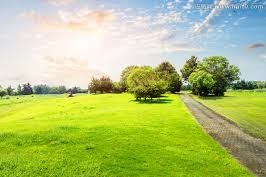
%> input picture DigitalPicture/week5/A.jpg, 266 x 177 px
$ octave week5_histeq.m   (GNU Octave 9; MATLAB toolbox functions it lacks are replaced by stand-ins)
%> lines starting %> are read from the running program, lines starting %| are printed output that depends on the picture
### DigitalPicture/week5/histeq_orig.m
function [num,pic_out]=histeq_orig(pic_in)
[h,w]=size(pic_in);
num=zeros(1,256);

for i=1:h  % 求pdf(个数)
   for j=1:w
       num(pic_in(i,j)+1)= num(pic_in(i,j)+1)+1;
    end
end

cdf=zeros(1,256);  % 求CDF并归一化
cdf(1)=num(1);
for i=2:256
    cdf(i)=cdf(i-1)+num(i);
end
cdf=floor(255*cdf/(h*w));  % 映射到[0,255]区间

pic_out=pic_in;
for i=1:h
   for j=1:w
       pic_out(i,j)= cdf(pic_in(i,j)+1);
    end
end

### DigitalPicture/week5/histeq_rgb.m
function [num,pic_out]=histeq_rgb(pic_in,n)
[h,w]=size(pic_in);
num=zeros(1,256);
pic_exp=pic_in(:,:,1);

for i=1:h  % 求pdf(个数)
   for j=1:w/3
       pic_exp(i,j)= pic_in(i,j,n);
       num(pic_exp(i,j)+1)= num(pic_exp(i,j)+1)+1;
    end
end

cdf=zeros(1,256);  % 求CDF并归一化
cdf(1)=num(1);
for i=2:256
    cdf(i)=cdf(i-1)+num(i);
end
cdf=floor(255*cdf/(h*w/3));  % 映射到[0,255]区间

pic_out=pic_in;
for i=1:h
   for j=1:w
       pic_out(i,j)= cdf(pic_in(i,j)+1);
    end
end

### DigitalPicture/week5/histeq_mode.m
function [num,pic_out]=histeq_mode(pic_in,n)
[h,w,~]=size(pic_in);
num=zeros(1,256);
pic_mode=pic_in(:,:,1);

for i=1:h  % 求pdf(个数)
   for j=1:w
       exp=zeros(3,1,'uint8');
       exp(1,1)=pic_in(i,j,1);
       exp(2,1)=pic_in(i,j,2);
       exp(3,1)=pic_in(i,j,3);
       if n==2
           pic_mode(i,j)= median(exp);
       elseif n==1
           pic_mode(i,j)= min(exp);
       elseif n==3
           pic_mode(i,j)= max(exp);
       end
       num(pic_mode(i,j)+1)= num(pic_mode(i,j)+1)+1;
    end
end

cdf=zeros(1,256);  % 求CDF并归一化
cdf(1)=num(1);
for i=2:256
    cdf(i)=cdf(i-1)+num(i);
end
cdf=floor(255*cdf/(h*w));  % 映射到[0,255]区间

pic_out=pic_in;
for i=1:h
   for j=1:3*w
       pic_out(i,j)= cdf(pic_in(i,j)+1);
    end
end

### DigitalPicture/week5/week5_histeq.m
clear; close all; clc;
pica=imread('A.jpg');
%> pica is the input picture: size 177x266x3 uint8; mean R, G, B 176.3, 193.3, 119.3
picb=imread('B.jpg');
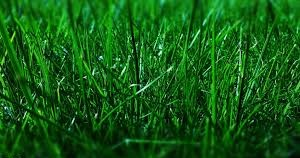
%> input picture DigitalPicture/week5/B.jpg, 300 x 158 px
%> picb is the input picture: size 158x300x3 uint8; mean R, G, B 20.7, 90.9, 21.6
pic=picb;

%% 关于直方图均衡化中RGB以及各种方法的尝试
% [h,w,~]=size(pic);
H=3;W=3;
pic_hist=histeq(pic);
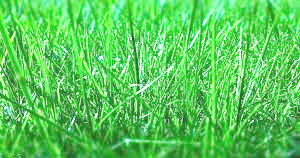
%> pic_hist: size 158x300x3 uint8; mean R, G, B 91.5, 202.6, 92.8
[~,pic_hist_hand]=histeq_orig(pic);
%> after the loop in histeq_orig, `for i=1:h`: num = 256 values, max 20511 at index 1, min 0 at index 254, mean 555.5
%> after the loop in histeq_orig, `for i=2:256`: cdf = 256 values from 20511 to 142200
%> in histeq_orig, `cdf=floor(255*cdf/(h*w));`: cdf = 256 values from 36 to 255
[~,pic_hist_r]=histeq_rgb(pic,1);
%> after the loop in histeq_rgb, `for i=1:h`: num = 256 values, max 10091 at index 1, min 0 at index 169, mean 185.2
%> after the loop in histeq_rgb, `for i=2:256`: cdf = 256 values from 10091 to 47400
%> in histeq_rgb, `cdf=floor(255*cdf/(h*w/3));`: cdf = 256 values from 54 to 255
[~,pic_hist_g]=histeq_rgb(pic,2);
%> call 2 of histeq_rgb, with n = 2
%> after the loop in histeq_rgb (call 2), `for i=1:h`:
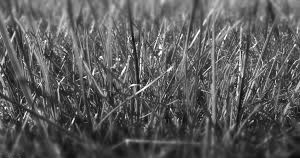
%> pic_exp: size 158x300 uint8; min 9, max 255, mean 90.9
%> after the loop in histeq_rgb (call 2), `for i=1:h`: num = 256 values, max 515 at index 55, min 0 at index 1, mean 185.2
%> after the loop in histeq_rgb (call 2), `for i=2:256`: cdf = 256 values from 0 to 47400
%> in histeq_rgb (call 2), `cdf=floor(255*cdf/(h*w/3));`: cdf = 256 values from 0 to 255
%> after the loop in histeq_rgb (call 2), `for i=1:h`:
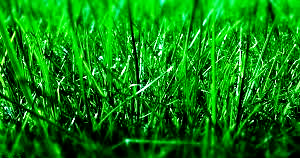
%> pic_out: size 158x300x3 uint8; mean R, G, B 14, 127.9, 15.3
[~,pic_hist_b]=histeq_rgb(pic,3);
%> call 3 of histeq_rgb, with n = 3
%> after the loop in histeq_rgb (call 3), `for i=1:h`:
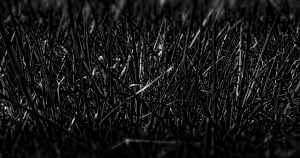
%> pic_exp: size 158x300 uint8; min 0, max 233, mean 21.6
%> after the loop in histeq_rgb (call 3), `for i=1:h`: num = 256 values, max 10420 at index 1, min 0 at index 183, mean 185.2
%> after the loop in histeq_rgb (call 3), `for i=2:256`: cdf = 256 values from 10420 to 47400
%> in histeq_rgb (call 3), `cdf=floor(255*cdf/(h*w/3));`: cdf = 256 values from 56 to 255
[~,pic_hist_medi]=histeq_mode(pic,2);
%> after the loop in histeq_mode, `for i=1:h`: exp = [2; 12; 1]; num = 256 values, max 8369 at index 1, min 0 at index 183, mean 185.2
%> after the loop in histeq_mode, `for i=2:256`: cdf = 256 values from 8369 to 47400
%> in histeq_mode, `cdf=floor(255*cdf/(h*w));`: cdf = 256 values from 45 to 255
[~,pic_hist_min]=histeq_mode(pic,1);
[~,pic_hist_max]=histeq_mode(pic,3);
pic_hist_rgb=pic;
pic_hist_rgb(:,:,1)=histeq(pic(:,:,1));
pic_hist_rgb(:,:,2)=histeq(pic(:,:,2));
pic_hist_rgb(:,:,3)=histeq(pic(:,:,3));

figure;
subplot(H,W,1);imshow(pic);title('Original');
subplot(H,W,2);imshow(pic_hist);title('Histeq');
% subplot(H,W,3);imshow(pic_hist_hand);title('Histeq-hand');
subplot(H,W,4);imshow(pic_hist_medi);title('Histeq-hand-medi');
subplot(H,W,5);imshow(pic_hist_min);title('Histeq-hand-min');
subplot(H,W,6);imshow(pic_hist_max);title('Histeq-hand-max');
subplot(H,W,7);imshow(pic_hist_r);title('Histeq-hand-r');
subplot(H,W,8);imshow(pic_hist_g);title('Histeq-hand-g');
subplot(H,W,9);imshow(pic_hist_b);title('Histeq-hand-b');
subplot(H,W,3);imshow(pic_hist_rgb);title('Histeq-rgb');

figure;
subplot(H,W,1);imhist(pic);title('Original');
subplot(H,W,2);imhist(pic_hist);title('Histeq');
% subplot(H,W,3);imshow(pic_hist_hand);title('Histeq-hand');
subplot(H,W,4);imhist(pic_hist_medi);title('Histeq-hand-medi');
subplot(H,W,5);imhist(pic_hist_min);title('Histeq-hand-min');
subplot(H,W,6);imhist(pic_hist_max);title('Histeq-hand-max');
subplot(H,W,7);imhist(pic_hist_r);title('Histeq-hand-r');
subplot(H,W,8);imhist(pic_hist_g);title('Histeq-hand-g');
subplot(H,W,9);imhist(pic_hist_b);title('Histeq-hand-b');
subplot(H,W,3);imhist(pic_hist_rgb);title('Histeq-rgb');
%> after `title('Histeq-rgb')`:
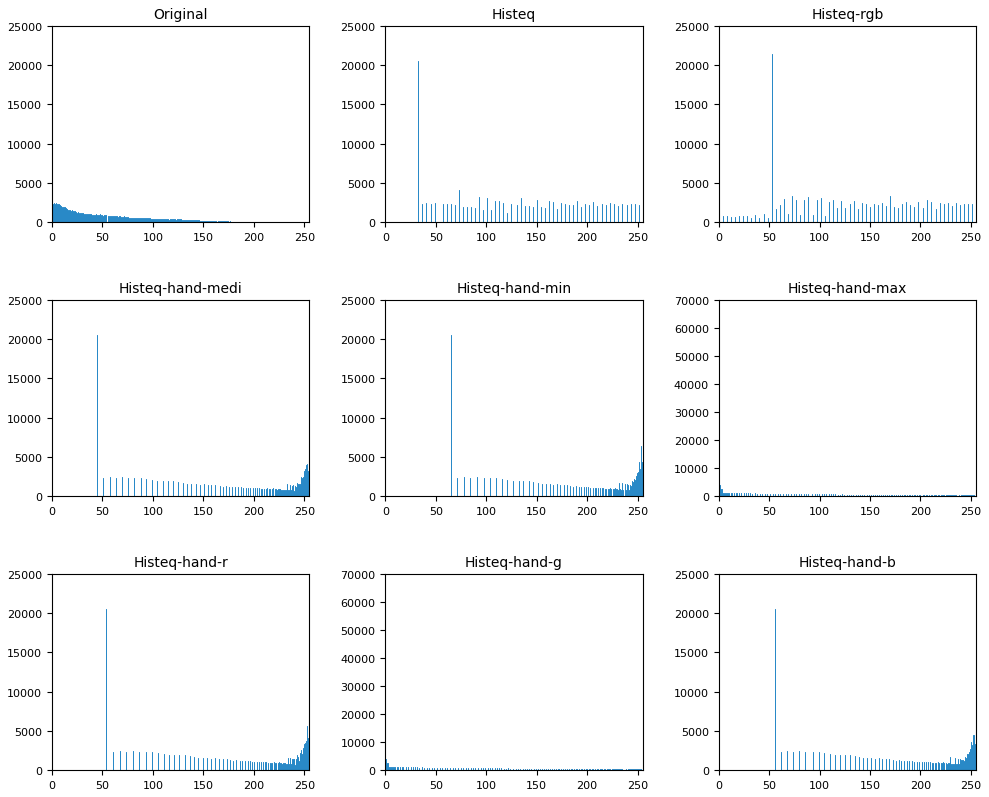
%> figure redrawn from the program's plot data, 9 panels; panel 1: highest point at x = 0, y = 20511; panel 2: highest point at x = 32, y = 20511; panel 3: highest point at x = 45, y = 20511; panel 4: highest point at x = 65, y = 20511

% imwrite(pic,'picA_original.jpg')
% imwrite(pic_hist,'picA_Histeq.jpg')
% imwrite(pic_hist_rgb,'picA_Histeq-rgb.jpg')

%% 作业直方图规定化
H1=2;W1=2;
H2=8;W2=2;
hisa=imhist(pica);
%> hisa = 256 values, max 2116 at index 1, min 179 at index 74, mean 551.7
hisb=imhist(picb);
%> hisb = 256 values, max 20511 at index 1, min 0 at index 254, mean 555.5

% histeq
pica_ = histeq(pica, hisb);
picb_ = histeq(picb, hisa);
% imwrite(pica_,"A_RU.jpg");
% imwrite(picb_,"B_RU.jpg");
figure;
subplot(H1,W1,1);imshow(pica);title('A');
subplot(H1,W1,2);imshow(picb);title('B');
subplot(H1,W1,3);imshow(pica_);title('A*');
subplot(H1,W1,4);imshow(picb_);title('B*');
figure;
subplot(H2,W2,1);imhist(pica);title('A');
subplot(H2,W2,3);imhist(pica(:,:,1));title('A-r');
subplot(H2,W2,5);imhist(pica(:,:,2));title('A-g');
subplot(H2,W2,7);imhist(pica(:,:,3));title('A-b');
subplot(H2,W2,2);imhist(picb);title('B');
subplot(H2,W2,4);imhist(picb(:,:,1));title('B-r');
subplot(H2,W2,6);imhist(picb(:,:,2));title('B-g');
subplot(H2,W2,8);imhist(picb(:,:,3));title('B-b');
subplot(H2,W2,9);imhist(pica_);title('A*');
subplot(H2,W2,11);imhist(pica_(:,:,1));title('A*-r');
subplot(H2,W2,13);imhist(pica_(:,:,2));title('A*-g');
subplot(H2,W2,15);imhist(pica_(:,:,3));title('A*-b');
subplot(H2,W2,10);imhist(picb_);title('B*');
subplot(H2,W2,12);imhist(picb_(:,:,1));title('B*-r');
subplot(H2,W2,14);imhist(picb_(:,:,2));title('B*-g');
subplot(H2,W2,16);imhist(picb_(:,:,3));title('B*-b');
%> after `title('B*-b')`:
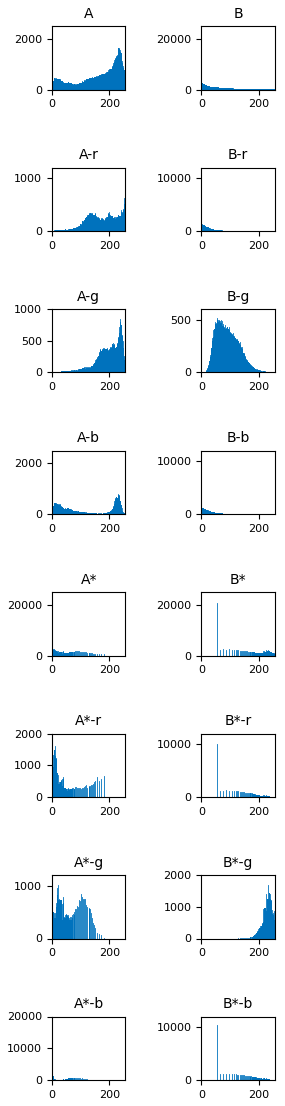
%> figure redrawn from the program's plot data, 16 panels; panel 1: highest point at x = 0, y = 2116; panel 2: highest point at x = 255, y = 1095; panel 3: highest point at x = 236, y = 843; panel 4: highest point at x = 0, y = 2098
% imwrite(pic_sin,"pic_sin.png");
